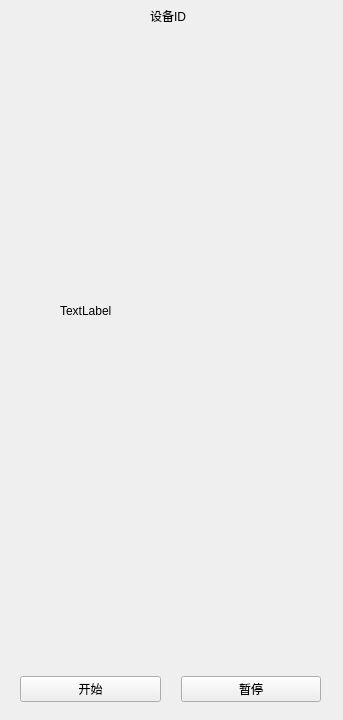
<?xml version="1.0" encoding="UTF-8"?>
<ui version="4.0">
 <class>Display</class>
 <widget class="QWidget" name="Display">
  <property name="geometry">
   <rect>
    <x>0</x>
    <y>0</y>
    <width>343</width>
    <height>720</height>
   </rect>
  </property>
  <property name="windowTitle">
   <string>Display</string>
  </property>
  <widget class="QLabel" name="DeviceID">
   <property name="geometry">
    <rect>
     <x>150</x>
     <y>10</y>
     <width>54</width>
     <height>12</height>
    </rect>
   </property>
   <property name="text">
    <string>设备ID</string>
   </property>
  </widget>
  <widget class="QWidget" name="horizontalLayoutWidget">
   <property name="geometry">
    <rect>
     <x>0</x>
     <y>669</y>
     <width>341</width>
     <height>41</height>
    </rect>
   </property>
   <layout class="QHBoxLayout" name="BtnsLayOut" stretch="0,0">
    <property name="spacing">
     <number>20</number>
    </property>
    <property name="leftMargin">
     <number>20</number>
    </property>
    <property name="rightMargin">
     <number>20</number>
    </property>
    <item>
     <widget class="QPushButton" name="Start_btn">
      <property name="text">
       <string>开始</string>
      </property>
      <property name="autoDefault">
       <bool>false</bool>
      </property>
     </widget>
    </item>
    <item>
     <widget class="QPushButton" name="Pause_btn">
      <property name="text">
       <string>暂停</string>
      </property>
     </widget>
    </item>
   </layout>
  </widget>
  <widget class="QLabel" name="ScreenLabel">
   <property name="geometry">
    <rect>
     <x>60</x>
     <y>40</y>
     <width>221</width>
     <height>541</height>
    </rect>
   </property>
   <property name="text">
    <string>TextLabel</string>
   </property>
  </widget>
 </widget>
 <resources/>
 <connections/>
</ui>
